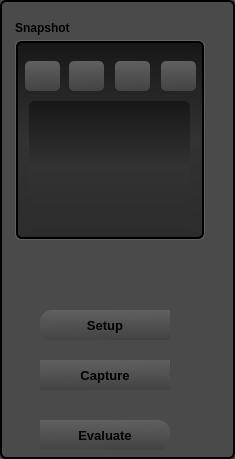
        <widget class="QFrame" name="frame_center_nest_7">
         <property name="minimumSize">
          <size>
           <width>235</width>
           <height>0</height>
          </size>
         </property>
         <property name="maximumSize">
          <size>
           <width>230</width>
           <height>16777215</height>
          </size>
         </property>
         <property name="styleSheet">
          <string notr="true">QFrame {
  background: rgb(74, 74, 74);
    border-style: solid;
    border: 2px solid #000000;
    border-radius: 6px;
}</string>
         </property>
         <property name="frameShape">
          <enum>QFrame::StyledPanel</enum>
         </property>
         <property name="frameShadow">
          <enum>QFrame::Raised</enum>
         </property>
         <property name="lineWidth">
          <number>1</number>
         </property>
         <widget class="QFrame" name="frame_13">
          <property name="geometry">
           <rect>
            <x>5</x>
            <y>10</y>
            <width>211</width>
            <height>241</height>
           </rect>
          </property>
          <property name="styleSheet">
           <string notr="true">border: none;</string>
          </property>
          <property name="frameShape">
           <enum>QFrame::StyledPanel</enum>
          </property>
          <property name="frameShadow">
           <enum>QFrame::Raised</enum>
          </property>
          <widget class="QLabel" name="label_14">
           <property name="geometry">
            <rect>
             <x>10</x>
             <y>10</y>
             <width>161</width>
             <height>16</height>
            </rect>
           </property>
           <property name="font">
            <font>
             <weight>75</weight>
             <bold>true</bold>
            </font>
           </property>
           <property name="styleSheet">
            <string notr="true">border: none;</string>
           </property>
           <property name="text">
            <string>Snapshot</string>
           </property>
          </widget>
          <widget class="QFrame" name="frame_74">
           <property name="geometry">
            <rect>
             <x>10</x>
             <y>30</y>
             <width>190</width>
             <height>200</height>
            </rect>
           </property>
           <property name="minimumSize">
            <size>
             <width>190</width>
             <height>100</height>
            </size>
           </property>
           <property name="maximumSize">
            <size>
             <width>190</width>
             <height>200</height>
            </size>
           </property>
           <property name="styleSheet">
            <string notr="true">QFrame {
background-color: none;
border: 1px solid rgb(95, 95, 95)
}</string>
           </property>
           <property name="frameShape">
            <enum>QFrame::StyledPanel</enum>
           </property>
           <property name="frameShadow">
            <enum>QFrame::Raised</enum>
           </property>
           <widget class="QFrame" name="frame_75">
            <property name="geometry">
             <rect>
              <x>1</x>
              <y>1</y>
              <width>188</width>
              <height>198</height>
             </rect>
            </property>
            <property name="minimumSize">
             <size>
              <width>100</width>
              <height>198</height>
             </size>
            </property>
            <property name="maximumSize">
             <size>
              <width>190</width>
              <height>198</height>
             </size>
            </property>
            <property name="styleSheet">
             <string notr="true">QFrame {

background-color: qlineargradient(spread:pad, x1:0, y1:0, x2:0, y2:1, stop:0 rgba(23, 23, 23, 255), stop:0.497561 rgba(50, 50, 50, 255), stop:1 rgba(44, 44, 44, 255));
border: 2px solid black;
}</string>
            </property>
            <property name="frameShape">
             <enum>QFrame::StyledPanel</enum>
            </property>
            <property name="frameShadow">
             <enum>QFrame::Raised</enum>
            </property>
            <widget class="QPushButton" name="pushButton_64">
             <property name="geometry">
              <rect>
               <x>9</x>
               <y>20</y>
               <width>35</width>
               <height>30</height>
              </rect>
             </property>
             <property name="minimumSize">
              <size>
               <width>20</width>
               <height>20</height>
              </size>
             </property>
             <property name="maximumSize">
              <size>
               <width>130</width>
               <height>100</height>
              </size>
             </property>
             <property name="font">
              <font>
               <pointsize>10</pointsize>
               <weight>75</weight>
               <bold>true</bold>
              </font>
             </property>
             <property name="styleSheet">
              <string notr="true">QPushButton:hover
{
    border: 1px solid #78879b;
    color: silver;
}

QPushButton
{
    border-color: rgb(0,0,0);
}

QPushButton {
background-color: qlineargradient(spread:pad, x1:0.546341, y1:1, x2:0.512195, y2:0, stop:0 rgba(67, 67, 67, 255), stop:1 rgba(96, 96, 96, 255));
border-radius: 5px;
}</string>
             </property>
             <property name="text">
              <string/>
             </property>
             <property name="icon">
              <iconset resource="grey_icons.qrc">
               <normaloff>:/greys/images/grey_icons/10pc_gray_badge.svg</normaloff>:/greys/images/grey_icons/10pc_gray_badge.svg</iconset>
             </property>
             <property name="iconSize">
              <size>
               <width>28</width>
               <height>28</height>
              </size>
             </property>
            </widget>
            <widget class="QPushButton" name="pushButton_65">
             <property name="geometry">
              <rect>
               <x>53</x>
               <y>20</y>
               <width>35</width>
               <height>30</height>
              </rect>
             </property>
             <property name="minimumSize">
              <size>
               <width>20</width>
               <height>20</height>
              </size>
             </property>
             <property name="maximumSize">
              <size>
               <width>130</width>
               <height>100</height>
              </size>
             </property>
             <property name="font">
              <font>
               <pointsize>10</pointsize>
               <weight>75</weight>
               <bold>true</bold>
              </font>
             </property>
             <property name="styleSheet">
              <string notr="true">QPushButton:hover
{
    border: 1px solid #78879b;
    color: silver;
}

QPushButton
{
    border-color: rgb(0,0,0);
}

QPushButton {
background-color: qlineargradient(spread:pad, x1:0.546341, y1:1, x2:0.512195, y2:0, stop:0 rgba(67, 67, 67, 255), stop:1 rgba(96, 96, 96, 255));
border-radius: 5px;
}</string>
             </property>
             <property name="text">
              <string/>
             </property>
             <property name="icon">
              <iconset resource="grey_icons.qrc">
               <normaloff>:/greys/images/grey_icons/10pc_gray_clipboard.svg</normaloff>:/greys/images/grey_icons/10pc_gray_clipboard.svg</iconset>
             </property>
             <property name="iconSize">
              <size>
               <width>28</width>
               <height>28</height>
              </size>
             </property>
            </widget>
            <widget class="QPushButton" name="pushButton_66">
             <property name="geometry">
              <rect>
               <x>99</x>
               <y>20</y>
               <width>35</width>
               <height>30</height>
              </rect>
             </property>
             <property name="minimumSize">
              <size>
               <width>20</width>
               <height>20</height>
              </size>
             </property>
             <property name="maximumSize">
              <size>
               <width>130</width>
               <height>100</height>
              </size>
             </property>
             <property name="font">
              <font>
               <pointsize>10</pointsize>
               <weight>75</weight>
               <bold>true</bold>
              </font>
             </property>
             <property name="styleSheet">
              <string notr="true">QPushButton:hover
{
    border: 1px solid #78879b;
    color: silver;
}

QPushButton
{
    border-color: rgb(0,0,0);
}

QPushButton {
background-color: qlineargradient(spread:pad, x1:0.546341, y1:1, x2:0.512195, y2:0, stop:0 rgba(67, 67, 67, 255), stop:1 rgba(96, 96, 96, 255));
border-radius: 5px;
}</string>
             </property>
             <property name="text">
              <string/>
             </property>
             <property name="icon">
              <iconset resource="grey_icons.qrc">
               <normaloff>:/greys/images/grey_icons/1opc_gray_trash.svg</normaloff>:/greys/images/grey_icons/1opc_gray_trash.svg</iconset>
             </property>
             <property name="iconSize">
              <size>
               <width>28</width>
               <height>28</height>
              </size>
             </property>
            </widget>
            <widget class="QPushButton" name="pushButton_67">
             <property name="geometry">
              <rect>
               <x>145</x>
               <y>20</y>
               <width>35</width>
               <height>30</height>
              </rect>
             </property>
             <property name="minimumSize">
              <size>
               <width>20</width>
               <height>20</height>
              </size>
             </property>
             <property name="maximumSize">
              <size>
               <width>130</width>
               <height>100</height>
              </size>
             </property>
             <property name="font">
              <font>
               <pointsize>10</pointsize>
               <weight>75</weight>
               <bold>true</bold>
              </font>
             </property>
             <property name="styleSheet">
              <string notr="true">QPushButton:hover
{
    border: 1px solid #78879b;
    color: silver;
}

QPushButton
{
    border-color: rgb(0,0,0);
}

QPushButton {
background-color: qlineargradient(spread:pad, x1:0.546341, y1:1, x2:0.512195, y2:0, stop:0 rgba(67, 67, 67, 255), stop:1 rgba(96, 96, 96, 255));
border-radius: 5px;
}</string>
             </property>
             <property name="text">
              <string/>
             </property>
             <property name="icon">
              <iconset resource="grey_icons.qrc">
               <normaloff>:/greys/images/grey_icons/10pc_gray_eye.svg</normaloff>:/greys/images/grey_icons/10pc_gray_eye.svg</iconset>
             </property>
             <property name="iconSize">
              <size>
               <width>28</width>
               <height>28</height>
              </size>
             </property>
            </widget>
            <widget class="QLabel" name="labelSnapshotThumbnail_14">
             <property name="geometry">
              <rect>
               <x>13</x>
               <y>60</y>
               <width>161</width>
               <height>131</height>
              </rect>
             </property>
             <property name="styleSheet">
              <string notr="true">border: none;</string>
             </property>
             <property name="text">
              <string/>
             </property>
             <property name="pixmap">
              <pixmap resource="oct_gallery_resources.qrc">:/website/images/oct_gallery/placeholder_cat_retina36.jpg</pixmap>
             </property>
             <property name="scaledContents">
              <bool>true</bool>
             </property>
            </widget>
           </widget>
          </widget>
         </widget>
         <widget class="QPushButton" name="pushButton_30">
          <property name="geometry">
           <rect>
            <x>40</x>
            <y>310</y>
            <width>130</width>
            <height>30</height>
           </rect>
          </property>
          <property name="minimumSize">
           <size>
            <width>130</width>
            <height>30</height>
           </size>
          </property>
          <property name="maximumSize">
           <size>
            <width>130</width>
            <height>30</height>
           </size>
          </property>
          <property name="font">
           <font>
            <pointsize>10</pointsize>
            <weight>75</weight>
            <bold>true</bold>
           </font>
          </property>
          <property name="styleSheet">
           <string notr="true">QPushButton:hover
{
    border: 1px solid #78879b;
    color: silver;
}

QPushButton
{
    border-color: rgb(0,0,0);
}

QPushButton {
background-color: qlineargradient(spread:pad, x1:0.546341, y1:1, x2:0.512195, y2:0, stop:0 rgba(67, 67, 67, 255), stop:1 rgba(96, 96, 96, 255));
border-radius: 0px;
    border-top-left-radius: 12px;
    border-bottom-left-radius: 12px;
}</string>
          </property>
          <property name="text">
           <string>Setup</string>
          </property>
         </widget>
         <widget class="QPushButton" name="pushButton_33">
          <property name="geometry">
           <rect>
            <x>40</x>
            <y>360</y>
            <width>130</width>
            <height>30</height>
           </rect>
          </property>
          <property name="minimumSize">
           <size>
            <width>130</width>
            <height>30</height>
           </size>
          </property>
          <property name="maximumSize">
           <size>
            <width>130</width>
            <height>30</height>
           </size>
          </property>
          <property name="font">
           <font>
            <pointsize>10</pointsize>
            <weight>75</weight>
            <bold>true</bold>
           </font>
          </property>
          <property name="styleSheet">
           <string notr="true">QPushButton:hover
{
    border: 1px solid #78879b;
    color: silver;
}

QPushButton
{
    border-color: rgb(0,0,0);
}

QPushButton {
background-color: qlineargradient(spread:pad, x1:0.546341, y1:1, x2:0.512195, y2:0, stop:0 rgba(67, 67, 67, 255), stop:1 rgba(96, 96, 96, 255));
border-radius: 0px;
}</string>
          </property>
          <property name="text">
           <string>Capture</string>
          </property>
         </widget>
         <widget class="QPushButton" name="pushButton_35">
          <property name="geometry">
           <rect>
            <x>40</x>
            <y>420</y>
            <width>130</width>
            <height>30</height>
           </rect>
          </property>
          <property name="minimumSize">
           <size>
            <width>130</width>
            <height>30</height>
           </size>
          </property>
          <property name="maximumSize">
           <size>
            <width>130</width>
            <height>30</height>
           </size>
          </property>
          <property name="font">
           <font>
            <pointsize>10</pointsize>
            <weight>75</weight>
            <bold>true</bold>
           </font>
          </property>
          <property name="styleSheet">
           <string notr="true">QPushButton:hover
{
    border: 1px solid #78879b;
    color: silver;
}

QPushButton
{
    border-color: rgb(0,0,0);
}

QPushButton {
background-color: qlineargradient(spread:pad, x1:0.546341, y1:1, x2:0.512195, y2:0, stop:0 rgba(67, 67, 67, 255), stop:1 rgba(96, 96, 96, 255));
border-radius: 0px;
    border-top-right-radius: 12px;
    border-bottom-right-radius: 12px;
}</string>
          </property>
          <property name="text">
           <string>Evaluate</string>
          </property>
         </widget>
        </widget>
